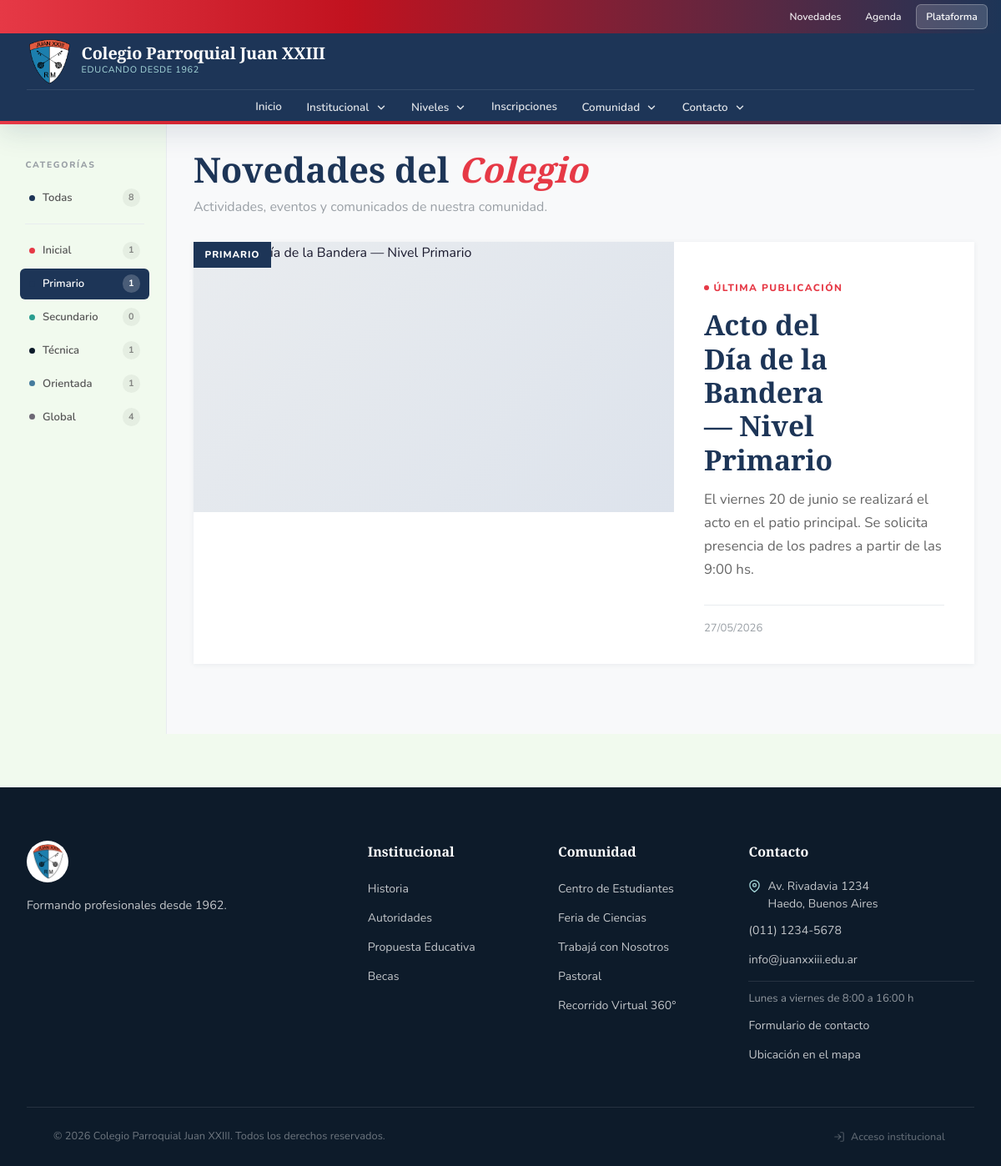
Page /novedades?etiqueta=Primario on the committed database.
### tables this page shows
CREATE TABLE `novedades` (
  `id_novedad` int(11) NOT NULL,
  `titulo` varchar(255) NOT NULL,
  `descripcion` text NOT NULL,
  `etiqueta` enum('Inicial','Primario','Técnica','Orientada','Global') NOT NULL DEFAULT 'Global',
  `origen` enum('manual','instagram') NOT NULL DEFAULT 'manual',
  `ig_post_id` varchar(64) DEFAULT NULL,
  `ig_permalink` varchar(500) DEFAULT NULL,
  `id_usuario` int(11) NOT NULL,
  `created_at` timestamp NOT NULL DEFAULT current_timestamp(),
  `updated_at` timestamp NOT NULL DEFAULT current_timestamp() ON UPDATE current_timestamp()
);

### novedades.php (the view, shortened to what this page needs)
<?php
$pdo = db();
$etiquetas_validas = ['Inicial', 'Primario', 'Secundario', 'Técnica', 'Orientada', 'Global'];
$filtro = isset($_GET['etiqueta']) && in_array($_GET['etiqueta'], $etiquetas_validas)
    ? $_GET['etiqueta'] : 'todas';
$sql = "SELECT n.id_novedad, n.titulo, n.descripcion, n.etiqueta, n.created_at,
               CONCAT(u.nombre, ' ', u.apellido) AS autor, u.rol AS rol_autor
        FROM novedades n JOIN usuarios u ON u.id_usuario = n.id_usuario";
if ($filtro !== 'todas') $sql .= " WHERE n.etiqueta = :etiqueta";
$sql .= " ORDER BY n.created_at DESC";
$stmt = $pdo->prepare($sql);
if ($filtro !== 'todas') $stmt->bindParam(':etiqueta', $filtro);
$stmt->execute();
$novedades = $stmt->fetchAll();
$ids = array_column($novedades, 'id_novedad');
$imagenes_por_novedad = [];
if (!empty($ids)) {
    $ph = implode(',', array_fill(0, count($ids), '?'));
    $img_stmt = $pdo->prepare("SELECT id_novedad, url_imagen FROM imagenes_novedades WHERE id_novedad IN ($ph) ORDER BY id_novedad, orden ASC");
    $img_stmt->execute($ids);
    foreach ($img_stmt->fetchAll() as $img)
        $imagenes_por_novedad[$img['id_novedad']][] = $img['url_imagen'];
}
$conteos = [];
$total_todas = 0;
foreach ($pdo->query("SELECT etiqueta, COUNT(*) as total FROM novedades GROUP BY etiqueta")->fetchAll() as $r) {
    $conteos[$r['etiqueta']] = $r['total'];
    $total_todas += $r['total'];
}
function etiqueta_color(string $e): string {
    return match($e) {
        'Inicial'   => '#E63946',
        'Primario'  => '#1D3557',
        'Secundario'=> '#2a9d8f',
        'Técnica'   => '#0d1b2a',
        'Orientada' => '#457B9D',
        'Global'    => '#6d6875',
        default     => '#888',
    };
}
function tiempo_relativo(string $fecha): string {
    $diff = time() - strtotime($fecha);
    return date('d/m/Y', strtotime($fecha));
}
require __DIR__ . '/partials/header.php';
?>
<div class="nov-layout">
  <aside class="nov-sidebar">
    <p class="sidebar-label">Categorías</p>
    <ul class="filtro-list">
      <li>
        <a href="novedades" class="filtro-link <?= $filtro==='todas'?'active':'' ?>">
          <span class="f-dot" style="background:var(--blue-dark)"></span>
          Todas
          <span class="f-count"><?= $total_todas ?></span>
        </a>
      </li>
      <li><div class="sidebar-divider"></div></li>
      <?php
      $etiq_config = [
        'Inicial'   => '#E63946',
        'Primario'  => '#1D3557',
        'Secundario'=> '#2a9d8f',
        'Técnica'   => '#0d1b2a',
        'Orientada' => '#457B9D',
        'Global'    => '#6d6875',
      ];
      foreach ($etiq_config as $etiq => $color): ?>
      <li>
        <a href="novedades?etiqueta=<?= urlencode($etiq) ?>"
           class="filtro-link <?= $filtro===$etiq?'active':'' ?>"
           <?= $filtro===$etiq ? "style=\"background:{$color};\"" : '' ?>>
          <span class="f-dot" style="background:<?= $color ?>"></span>
          <?= htmlspecialchars($etiq) ?>
          <span class="f-count"><?= $conteos[$etiq] ?? 0 ?></span>
        </a>
      </li>
      <?php endforeach; ?>
    </ul>
  </aside>
  <main class="nov-main">
    <div class="nov-page-title">
      <h1>Novedades del <em>Colegio</em></h1>
      <p>Actividades, eventos y comunicados de nuestra comunidad.</p>
    </div>
    <?php if (empty($novedades)): ?>
      <div class="sin-resultados">
        <div style="font-size:2.5rem;opacity:.3">📭</div>
        <h3>Sin novedades</h3>
        <p>No hay publicaciones en esta categoría todavía.</p>
      </div>
    <?php else:
      $destacada = $novedades[0];
      $d_color   = etiqueta_color($destacada['etiqueta']);
      $d_imgs    = $imagenes_por_novedad[$destacada['id_novedad']] ?? [];
      $d_primera = $d_imgs[0] ?? null;
    ?>
    <div style="margin-bottom:1.25rem;">
      <a href="novedad?id=<?= $destacada['id_novedad'] ?>" class="nov-card nov-card-featured" style="text-decoration:none;">
        <div class="nov-img-wrap">
          <span class="nov-badge" style="background:<?= $d_color ?>"><?= htmlspecialchars($destacada['etiqueta']) ?></span>
          <?php if ($d_primera): ?>
            <img src="<?= htmlspecialchars($d_primera) ?>" alt="<?= htmlspecialchars($destacada['titulo']) ?>" loading="lazy"/>
          <?php else: ?>
            <div class="nov-img-placeholder">🖼</div>
          <?php endif; ?>
        </div>
        <div class="nov-body">
          <div>
            <div class="featured-label">Última publicación</div>
            <h2 class="nov-title nov-card-featured .nov-title"><?= htmlspecialchars($destacada['titulo']) ?></h2>
            <p class="nov-desc" style="-webkit-line-clamp:5;margin-top:.5rem;"><?= htmlspecialchars($destacada['descripcion']) ?></p>
          </div>
          <div class="nov-footer" style="border-top:1px solid var(--gray-200);margin-top:1.25rem;padding:1rem 0 0;">
            <span class="nov-fecha"><?= tiempo_relativo($destacada['created_at']) ?></span>
          </div>
        </div>
      </a>
    </div>
    <?php endif; ?>
  </main>
</div>
<?php require __DIR__ . '/partials/footer.php';

### assets/css/styles.css (style rules this page uses)
*, *::before, *::after { box-sizing: border-box; margin: 0; padding: 0; }
:root { --red: #E63946; --red-dark: #c1121f; --blue-dark: #1D3557; --blue-mid: #457B9D; --blue-light:#A8DADC; --white: #F1FAEE; --gray-100: #f8f9fa; --gray-200: #e9ecef; --gray-500: #9aa0a6; --text: #1a1a2e; --font-display: 'Playfair Display', Georgia, serif; --font-body: 'Nunito', sans-serif; --radius: 12px; --radius-lg: 24px; --shadow-sm: 0 2px 8px rgba(29,53,87,.10); --shadow-md: 0 8px 32px rgba(29,53,87,.15); --shadow-lg: 0 20px 60px rgba(29,53,87,.20); --transition: .3s cubic-bezier(.4,0,.2,1); }
html { scroll-behavior: smooth; touch-action: manipulation; }
body { font-family: var(--font-body); color: var(--text); background: var(--white); line-height: 1.7; overflow-x: hidden; }
img { display: block; max-width: 100%; }
a { text-decoration: none; color: inherit; }
ul { list-style: none; }

### rows in the picture
novedades: etiqueta "PRIMARIO", titulo "Acto del Día de la Bandera — Nivel Primario", descripcion "El viernes 20 de junio se realizará el acto en el patio principal. Se solicita presencia de los padres a partir de las 9:00 hs.", created_at "27/05/2026"

### other values in the picture
cfg_e('nombre_colegio') "Colegio Parroquial Juan XXIII"
cfg_e('lema') "EDUCANDO DESDE 1962"
$seccion['titulo'] "Institucional"
$seccion['titulo'] "Niveles"
$seccion['titulo'] "Inscripciones"
$seccion['titulo'] "Comunidad"
$seccion['titulo'] "Contacto"
$total_todas "8"
$etiq "Inicial"
$conteos[$etiq] "1"
$etiq "Primario"
$etiq "Secundario"
$conteos[$etiq] "0"
$etiq "Técnica"
$etiq "Orientada"
